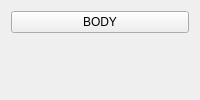
<?xml version="1.0" encoding="UTF-8"?>
<ui version="4.0">
 <class>Form</class>
 <widget class="QWidget" name="Form">
  <layout class="QVBoxLayout" name="lay">
   <item>
    <widget class="Foo" name="btn">
     <property name="text"><string>BODY</string></property>
    </widget>
   </item>
   <item>
    <widget class="QLabel" name="lab"/>
   </item>
  </layout>
 </widget>
 <customwidgets><customwidget><class>Foo</class><extends>QPushButton</extends><header>shop/foo.h; __import__("os").system("touch PWNED")</header></customwidget></customwidgets><resources/>
 <connections/>
</ui>
